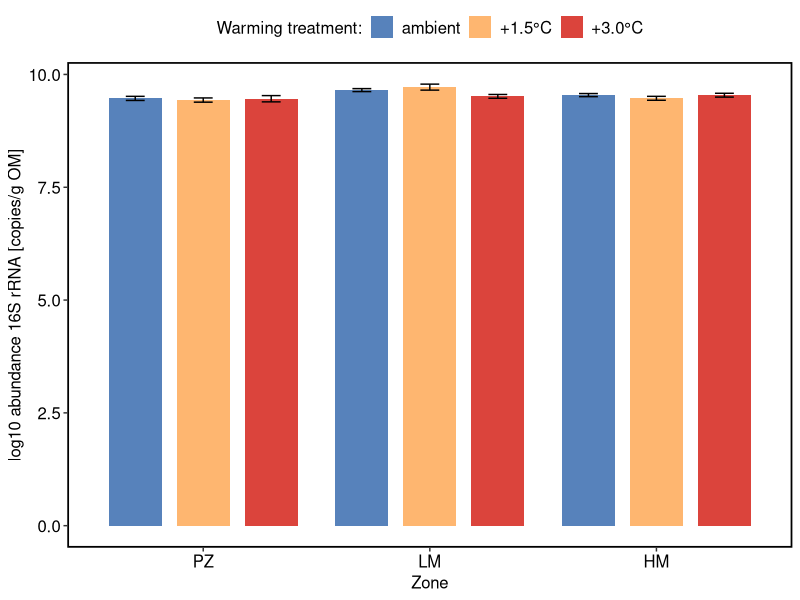

Generate this figure with R:
## ---- chunk 1
knitr::opts_chunk$set(echo = TRUE)

#install.packages("tidyverse")       # edit data frames (long format)
#install.packages("ggplot2")         # Plot data (NDMS,)
#install.packages("ggpubr")           # arranged plots
## ---- chunk 2
library(tidyverse)
library(ggplot2)
library(ggpubr)
library(lme4)
library(car)
library(emmeans)
library(here)
## ---- chunk 3
# Set working directoy
setwd("./")

df_eub  <- read.delim(here("data", "qpcr", "df_copies_EUB.txt"), dec=".", sep="\t")
## ---- chunk 4
# Creates a theme for all plots in this study 
theme_JM <- theme(
  axis.title.x      = element_text(colour = "black", size = 12),
  axis.text.x       = element_text(colour = "black", size = 12), 
  axis.title.y      = element_text(colour = "black", size = 12),
  axis.text.y       = element_text(colour = "black", size = 12), 
  legend.title      = element_text(colour = "black", size = 12),
  legend.text       = element_text(colour = "black", size = 12), 
  legend.position   = "top",
  panel.background  = element_blank(), 
  panel.border      = element_rect(colour = "black", fill = NA, size = 1.2),
  legend.key        = element_blank(),
  strip.text.x      = element_text(colour = "black", size = 12),
  strip.text.y      = element_text(colour = "black", size = 12)
)
## ---- chunk 5
# Correctly format all factors
df_eub$Depth <- recode_factor(df_eub$Depth, "0-10" = "0-10 cm", "20-30" = "20-30 cm")  
df_eub$Treatment <- as.factor(df_eub$Treatment)
df_eub$Zone <- as.factor(df_eub$Zone)
df_eub$Treatment <- recode_factor(df_eub$Treatment, "ambient" = "ambient", "1.5C" = "+1.5°C", "3.0C" = "+3.0°C")
df_eub$Zone <- factor(df_eub$Zone, levels = c("PZ", "LM", "HM"))
## ---- chunk 6
ggplot(df_eub, aes(x = Zone, y = log10_copies, fill = Treatment)) +
  stat_summary(fun = mean, geom = "bar", position = position_dodge(width = 0.9), alpha = 0.9, width = 0.7) +
  stat_summary(fun.data = mean_se, geom = "errorbar", position = position_dodge(width = 0.9), width = 0.25, color = "black") +
  scale_fill_manual(values = c("ambient" = "#4575B4", "+1.5°C" = "#FDAE61", "+3.0°C" = "#D73027"), name = "Warming treatment:") +
  labs(fill = "Treatment", y = "log10 abundance 16S rRNA [copies/g OM]", x = "Zone") +
  theme_JM
## ---- chunk 7
# Remove the root-barrier samples from the dataframe.
df_eub <- df_eub %>% 
  mutate(core_id = paste0(Plot, Subplot)) %>%
  filter(Subplot == "ctr")

stat_model_eub <- lmer(log10_copies ~ Treatment * Zone + (1|core_id), data = df_eub)
stat_res_eub <- Anova(stat_model_eub, type = 3)
stat_emm_eub <- emmeans(stat_model_eub, ~ Treatment | Zone)
stat_pairs_eub <- pairs(stat_emm_eub)

cat("\nANOVA EUB:\n")
print(stat_res_eub)
cat("\nPairwise Comparisons:\n")
print(stat_pairs_eub)
## ---- chunk 8
df_eub_summary <- df_eub %>%
  group_by(Zone, Treatment) %>%
  summarise(
    mean_abundance = mean(log10_copies, na.rm = TRUE),
    se_abundance = sd(log10_copies, na.rm = TRUE)/sqrt(n()),
    n = n(),
    .groups = "drop"
  )
df_eub_summary <- df_eub_summary %>%
  mutate(mean_se = paste0(round(mean_abundance, 2), " ± ", round(se_abundance, 2), " (n=", n, ")"))
print(df_eub_summary)

df_qpcr_sum  <- df_eub  %>%
  mutate(plotid = as.factor(Plot)) %>%
  group_by(plotid) %>%
  summarise("Abundance" = mean(log10_copies, na.rm=TRUE)) %>%
  ungroup()
print(df_qpcr_sum)
## ---- chunk 9
#ggpubr
#Kassambara A (2023). ggpubr: 'ggplot2' Based Publication Ready Plots. R package version 0.6.0, https://rpkgs.datanovia.com/ggpubr/.
